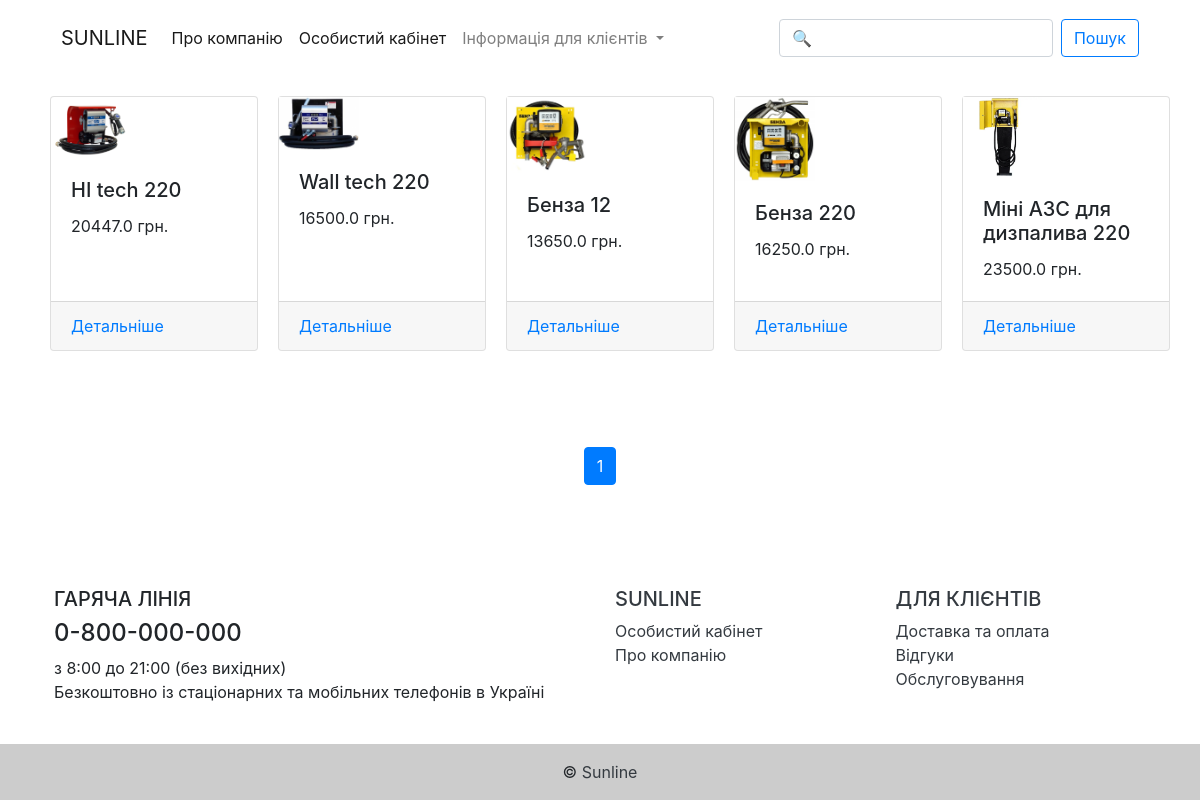
Page /stations/ on the committed database.
### app/models.py (models this page shows, shortened)
class Product(models.Model):
	category = models.ForeignKey(Category, on_delete=models.CASCADE, verbose_name='предмет', default='One')
	full_name = models.CharField(max_length=300, verbose_name='довга назва', default='-')
	name = models.CharField(max_length=200, verbose_name='назва')
	price = models.FloatField(default=0)
	country = models.CharField(max_length=50, default='')
	image = models.ImageField(null=True, blank=True, upload_to="profile_image")
	slug = models.SlugField(max_length=255, unique=True, db_index=True, verbose_name='URL')
	description = models.TextField(verbose_name='Характерстика', default='-')
	class Meta:
		ordering = ('name', 'category')
		verbose_name = 'Предмет'
		verbose_name_plural = 'Предмети'

### app/views.py (the view)
# urls.py: path('stations/', views.stations, name='stations'),
def stations(request):
	if request.user.is_superuser:
		print('yes')
	else:
		print('no')
	stations = Product.objects.all().filter(Q(category__name__startswith='Заправні колонки'))
	paginator = Paginator(stations, 5)
	page_number = request.GET.get('page')
	objects = paginator.get_page(page_number)
	return render(request, 'app/stations.html', {'objects': objects})

### app/templates/app/stations.html (shortened to what this page needs)
{% extends 'app/pumps.html' %}
{% load static %}

### app/templates/app/pumps.html (shortened to what this page needs)
{% extends 'app/sunline.html' %}
{% load static %}
{% block main %}
<div class="container" style="margin-top: 30px; margin-bottom: 8%;">
	<div class="row">
	{% for content in objects %}
		<div class="card" style="width: 13rem;">
		  {% if content.image %}
			    	<img src =" {{ content.image.url }}" width="80px">
			    	{% else %}
						<img src="{% static "app/img/image-not-found.png" %}" width="80px">
			    	{% endif %}
		  <div class="card-body">
		    <h5 class="card-title">{{ content.name }}</h5>
		    <p class="card-text">{{ content.price }} грн.</p>
		  </div>
		  <div class="card-footer">
		    <a href="{% url 'station:about_product' content.slug %}">Детальніше</a>
          </div>
		</div>
  {% endfor %}
  </div>
</div>
<nav aria-label="Page navigation example">
	<ul class="pagination justify-content-center">
		{% for p in objects.paginator.page_range %}
		{% if objects.number == p %}
		<li class="page-item active"><a class="page-link" href="?page={{ p }}"> {{ p }}</a> </li>
		{% else %}
		<li class="page-item">
			<a class="page-link" href="?page={{ p }}">{{ p }}</a>
		</li>
		{% endif %}
		{% endfor %}
	</ul>
</nav>
{% endblock main %}

### app/static/css/first_page.css (style rules this page uses)
a:link { text-decoration: none; }
ul { list-style: none; }

### rows in the picture
Product: image (picture), name "HI tech 220", price "20447.0"
Product: image (picture), name "Wall tech 220", price "16500.0"
Product: image (picture), name "Бенза 12", price "13650.0"
Product: image (picture), name "Бенза 220", price "16250.0"
Product: image (picture), name "Міні АЗС для дизпалива 220", price "23500.0"

### other values in the picture
{{ p }} "1"
